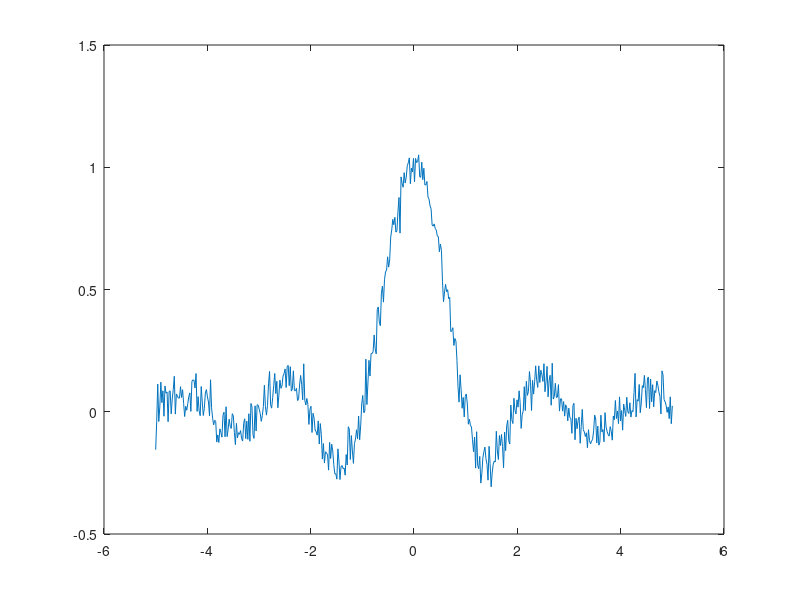

Here is the MATLAB script that generated this plot: (Note: this script raises an error after producing the figure.)
% Artificial Neural Networks

close all
clear
x = linspace(-5, 5, 500);
s = sinc(x);
t = sinc(x) + 0.05*randn(1,500);
figure, plot(x,t);

% Using netlab..
% Set up network parameters.
nin = 1;                % Number of inputs.
%nhidden = 10;			% Number of hidden units.
nhidden = 20;			% Number of hidden units.
nout = 1;               % Number of outputs.
outputfunc = 'linear';  % output function
%alpha = 0.5;			% Coefficient of weight-decay prior. 
alpha = 0.001;			% Coefficient of weight-decay prior. 

% create network (object)
net = mlp(nin, nhidden, nout, outputfunc, alpha);

% Set up vector of options for the optimiser.
options = zeros(1,18);
options(1) = 1;			% This provides display of error values.
%options(14) = 200;		% Number of training cycles. 
options(14) = 400;		% Number of training cycles. 

% Train using scaled conjugate gradients.
[net, options] = netopt(net, options, x', t', 'scg');

[y_est, w] = mlpfwd(net, x');
figure, 
hold on, plot(y_est, 'b'), plot(s, 'r');
figure, plot(w);
